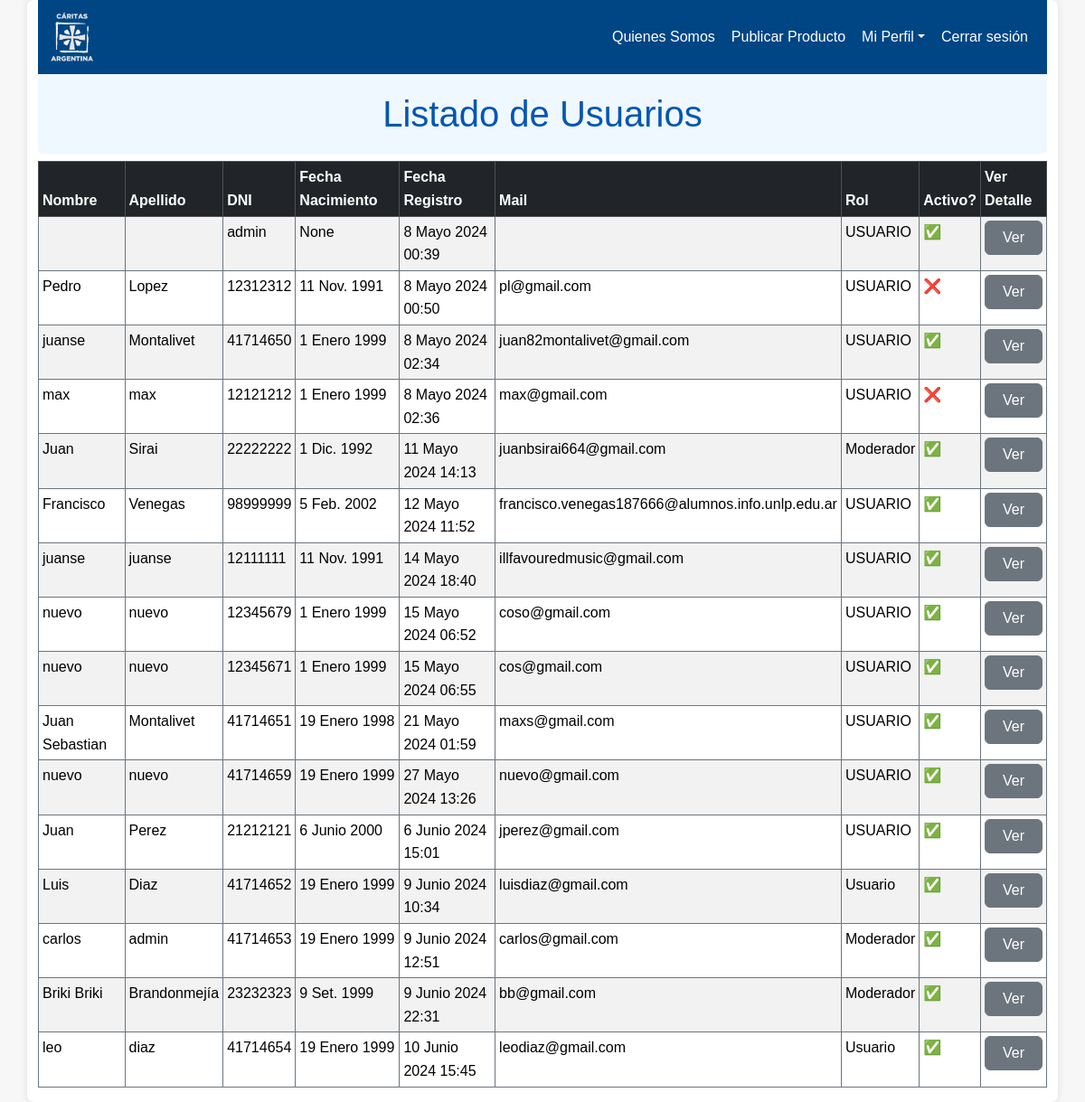
Page /listar_usuarios (signed in) on the committed database.
### intercambios_caritas/models.py (models this page shows, shortened)
class Usuario(AbstractUser):
    telefono = models.CharField(max_length=20, blank=True, null=True)
    direccion = models.CharField(max_length=100, blank=True, null=True)
    nacimiento = models.DateField(blank=True, null=True)
    class Types(models.TextChoices):
        Administrador = "Administrador", "Administrador"
        Usuario = "Usuario", "Usuario"
        Moderador = "Moderador", "Moderador"
    rol = models.CharField(
        max_length=20, choices=Types.choices, default=Types.Usuario
    )
    class Filiales(models.TextChoices):
        NotApplicable = 'N/A'
        CABA = 'CABA', 'CABA'
        Quilmes = 'Quilmes', 'Quilmes'
        Temperley = 'Temperley', 'Temperley'
    filial = models.CharField(
        max_length=20, choices=Filiales.choices, default=Filiales.NotApplicable
    )
    def __init__(self, *args, **kwargs):
        telefono = kwargs.pop('telefono', None)
        direccion = kwargs.pop('direccion', None)
        nacimiento = kwargs.pop('nacimiento', None)
        super().__init__(*args, **kwargs)
        if telefono is not None:
            self.telefono = telefono
        if direccion is not None:
            self.direccion = direccion
        if nacimiento is not None:
            self.nacimiento = nacimiento
    def isAdmin(self):
        return self.rol.upper() == 'ADMINISTRADOR'
    def isModerador(self):
        return self.rol.upper() == 'MODERADOR'
    def getRol(self):
        return self.rol

### intercambios_caritas/views.py (the view)
# urls.py: path('listar_usuarios', views.listar_usuarios, name="listar_usuarios"),
@login_required
def listar_usuarios(request):
    usuarios = Usuario.objects.all()
    return render(request, 'administracion_usuarios/listar_usuarios.html', {'usuarios': usuarios})

### templates/administracion_usuarios/listar_usuarios.html
{% extends 'layouts/base.html' %}
{% block content %}
{% include 'layouts/navbar.html' %}
<h1 class="text-center custom-h1-bg mb-2">Listado de Usuarios</h1>
{% if usuarios %}
<div class="table-responsive">
  <table class="table table-striped table-hover table-bordered border-secondary table-sm">
    <thead class="table-dark">
      <tr>
        <th scope="col">Nombre</th>
        <th scope="col">Apellido</th>
        <th scope="col">DNI</th>
        <th scope="col">Fecha Nacimiento</th>
        <th scope="col">Fecha Registro</th>
        <th scope="col">Mail</th>
        <th scope="col">Rol</th>
        <th scope="col">Activo?</th>
        <th scope="col">Ver Detalle</th>
      </tr>
    </thead>
    <tbody>
      {% for usuario in usuarios %}
      <tr scope="row">
        <td>{{ usuario.first_name }}</td>
        <td>{{ usuario.last_name }}</td>
        <td>{{ usuario.username }}</td>
        <td>{{ usuario.nacimiento }}</td>
        <td>{{ usuario.date_joined }}</td>
        <td>{{ usuario.email }}</td>
        <td>{{ usuario.getRol }}</td>
        <td>{% if usuario.is_active %} ✅{% else %} ❌ {% endif %} </td>
        <td><a href="{% url 'ver_perfil' usuario.username %}" class="btn btn-secondary d-block">Ver</a></td>
      </tr>
      {% endfor %}
    </tbody>
  </table>
</div>
{% else %}
<p style="font-size: 1.2rem; color: #555; text-align: center; margin-top: 20px;">No hay usuarios para mostrar.</p>
{% endif %}
{% endblock %}

### static/styles/custom.css (style rules this page uses)
* { margin: 0; padding: 0; box-sizing: border-box; }
html { scroll-behavior: smooth; }
body { font-family: 'Arial', sans-serif; line-height: 1.6; background-color: #f7f7f7; color: #333; }
h1, h2, h3, h4, h5, h6 { margin-bottom: 0; color: #0056b3; }
a { color: #0056b3; text-decoration: none; }
.custom-h1-bg { background-color: #f0f8ff; padding: 20px; border-radius: 5px; }

### rows in the picture
Usuario: username "admin", nacimiento "None", date_joined "8 Mayo 2024 00:39", getRol "USUARIO"
Usuario: first_name "Pedro", last_name "Lopez", username "12312312", nacimiento "11 Nov. 1991", date_joined "8 Mayo 2024 00:50", email "pl@gmail.com", getRol "USUARIO"
Usuario: first_name "juanse", last_name "Montalivet", username "41714650", nacimiento "1 Enero 1999", date_joined "8 Mayo 2024 02:34", email "juan82montalivet@gmail.com", getRol "USUARIO"
Usuario: first_name "max", last_name "max", username "12121212", nacimiento "1 Enero 1999", date_joined "8 Mayo 2024 02:36", email "max@gmail.com", getRol "USUARIO"
Usuario: first_name "Juan", last_name "Sirai", username "22222222", nacimiento "1 Dic. 1992", date_joined "11 Mayo 2024 14:13", email "juanbsirai664@gmail.com", getRol "Moderador"
Usuario: first_name "Francisco", last_name "Venegas", username "98999999", nacimiento "5 Feb. 2002", date_joined "12 Mayo 2024 11:52", email "francisco.venegas187666@alumnos.info.unlp.edu.ar", getRol "USUARIO"
Usuario: first_name "juanse", last_name "juanse", username "12111111", nacimiento "11 Nov. 1991", date_joined "14 Mayo 2024 18:40", email "illfavouredmusic@gmail.com", getRol "USUARIO"
Usuario: first_name "nuevo", last_name "nuevo", username "12345679", nacimiento "1 Enero 1999", date_joined "15 Mayo 2024 06:52", email "coso@gmail.com", getRol "USUARIO"
Usuario: first_name "nuevo", last_name "nuevo", username "12345671", nacimiento "1 Enero 1999", date_joined "15 Mayo 2024 06:55", email "cos@gmail.com", getRol "USUARIO"
Usuario: first_name "Juan Sebastian", last_name "Montalivet", username "41714651", nacimiento "19 Enero 1998", date_joined "21 Mayo 2024 01:59", email "maxs@gmail.com", getRol "USUARIO"
Usuario: first_name "nuevo", last_name "nuevo", username "41714659", nacimiento "19 Enero 1999", date_joined "27 Mayo 2024 13:26", email "nuevo@gmail.com", getRol "USUARIO"
Usuario: first_name "Juan", last_name "Perez", username "21212121", nacimiento "6 Junio 2000", date_joined "6 Junio 2024 15:01", email "jperez@gmail.com", getRol "USUARIO"
Usuario: first_name "Luis", last_name "Diaz", username "41714652", nacimiento "19 Enero 1999", date_joined "9 Junio 2024 10:34", email "luisdiaz@gmail.com", getRol "Usuario"
Usuario: first_name "carlos", last_name "admin", username "41714653", nacimiento "19 Enero 1999", date_joined "9 Junio 2024 12:51", email "carlos@gmail.com", getRol "Moderador"
Usuario: first_name "Briki Briki", last_name "Brandonmejía", username "23232323", nacimiento "9 Set. 1999", date_joined "9 Junio 2024 22:31", email "bb@gmail.com", getRol "Moderador"
Usuario: first_name "leo", last_name "diaz", username "41714654", nacimiento "19 Enero 1999", date_joined "10 Junio 2024 15:45", email "leodiaz@gmail.com", getRol "Usuario"
